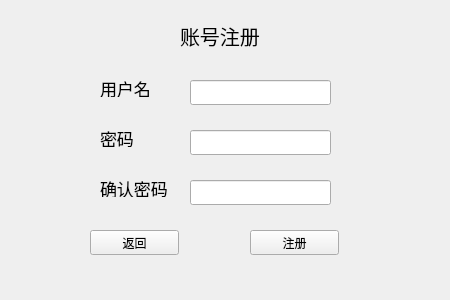
<?xml version="1.0" encoding="UTF-8"?>
<ui version="4.0">
 <class>registerui</class>
 <widget class="QWidget" name="registerui">
  <property name="geometry">
   <rect>
    <x>0</x>
    <y>0</y>
    <width>450</width>
    <height>300</height>
   </rect>
  </property>
  <property name="windowTitle">
   <string>Form</string>
  </property>
  <widget class="QLineEdit" name="lineEdit">
   <property name="geometry">
    <rect>
     <x>190</x>
     <y>80</y>
     <width>141</width>
     <height>25</height>
    </rect>
   </property>
  </widget>
  <widget class="QLineEdit" name="lineEdit_2">
   <property name="geometry">
    <rect>
     <x>190</x>
     <y>130</y>
     <width>141</width>
     <height>25</height>
    </rect>
   </property>
  </widget>
  <widget class="QLineEdit" name="lineEdit_3">
   <property name="geometry">
    <rect>
     <x>190</x>
     <y>180</y>
     <width>141</width>
     <height>25</height>
    </rect>
   </property>
  </widget>
  <widget class="QPushButton" name="pushButton">
   <property name="geometry">
    <rect>
     <x>90</x>
     <y>230</y>
     <width>89</width>
     <height>25</height>
    </rect>
   </property>
   <property name="text">
    <string>返回</string>
   </property>
  </widget>
  <widget class="QPushButton" name="pushButton_2">
   <property name="geometry">
    <rect>
     <x>250</x>
     <y>230</y>
     <width>89</width>
     <height>25</height>
    </rect>
   </property>
   <property name="text">
    <string>注册</string>
   </property>
  </widget>
  <widget class="QLabel" name="label">
   <property name="geometry">
    <rect>
     <x>100</x>
     <y>80</y>
     <width>67</width>
     <height>17</height>
    </rect>
   </property>
   <property name="font">
    <font>
     <pointsize>13</pointsize>
    </font>
   </property>
   <property name="text">
    <string>用户名</string>
   </property>
  </widget>
  <widget class="QLabel" name="label_2">
   <property name="geometry">
    <rect>
     <x>100</x>
     <y>130</y>
     <width>67</width>
     <height>17</height>
    </rect>
   </property>
   <property name="font">
    <font>
     <pointsize>13</pointsize>
    </font>
   </property>
   <property name="text">
    <string>密码</string>
   </property>
  </widget>
  <widget class="QLabel" name="label_3">
   <property name="geometry">
    <rect>
     <x>100</x>
     <y>180</y>
     <width>67</width>
     <height>17</height>
    </rect>
   </property>
   <property name="font">
    <font>
     <pointsize>13</pointsize>
    </font>
   </property>
   <property name="text">
    <string>确认密码</string>
   </property>
  </widget>
  <widget class="QLabel" name="label_4">
   <property name="geometry">
    <rect>
     <x>180</x>
     <y>20</y>
     <width>81</width>
     <height>31</height>
    </rect>
   </property>
   <property name="font">
    <font>
     <pointsize>15</pointsize>
    </font>
   </property>
   <property name="text">
    <string>账号注册</string>
   </property>
  </widget>
 </widget>
 <resources/>
 <connections/>
</ui>
